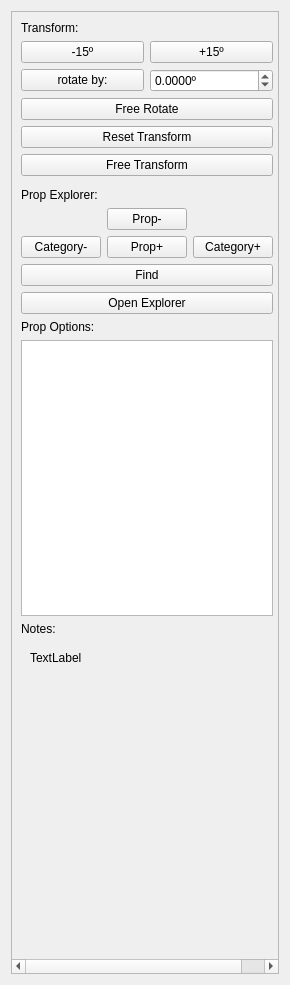
<?xml version="1.0" encoding="UTF-8"?>
<ui version="4.0">
 <class>Props</class>
 <widget class="QWidget" name="Props">
  <property name="geometry">
   <rect>
    <x>0</x>
    <y>0</y>
    <width>290</width>
    <height>985</height>
   </rect>
  </property>
  <property name="windowTitle">
   <string>Props</string>
  </property>
  <layout class="QGridLayout" name="gridLayout_2">
   <item row="0" column="0">
    <widget class="QScrollArea" name="scrollArea">
     <property name="widgetResizable">
      <bool>true</bool>
     </property>
     <widget class="QWidget" name="scrollAreaWidgetContents">
      <property name="geometry">
       <rect>
        <x>0</x>
        <y>0</y>
        <width>281</width>
        <height>948</height>
       </rect>
      </property>
      <layout class="QGridLayout" name="gridLayout_3">
       <item row="17" column="0">
        <widget class="QFrame" name="frame_2">
         <property name="frameShape">
          <enum>QFrame::NoFrame</enum>
         </property>
         <layout class="QVBoxLayout" name="verticalLayout">
          <item>
           <widget class="QLabel" name="Notes">
            <property name="text">
             <string>TextLabel</string>
            </property>
            <property name="wordWrap">
             <bool>true</bool>
            </property>
           </widget>
          </item>
         </layout>
        </widget>
       </item>
       <item row="9" column="0">
        <widget class="QLabel" name="label_3">
         <property name="text">
          <string>Prop Explorer:</string>
         </property>
        </widget>
       </item>
       <item row="1" column="0">
        <layout class="QGridLayout" name="gridLayout_4">
         <item row="1" column="1">
          <widget class="QPushButton" name="rotateby">
           <property name="text">
            <string>rotate by:</string>
           </property>
          </widget>
         </item>
         <item row="1" column="3">
          <widget class="QDoubleSpinBox" name="degreeamount">
           <property name="suffix">
            <string>º</string>
           </property>
           <property name="decimals">
            <number>4</number>
           </property>
           <property name="minimum">
            <double>-360.000000000000000</double>
           </property>
           <property name="maximum">
            <double>360.000000000000000</double>
           </property>
           <property name="singleStep">
            <double>0.500000000000000</double>
           </property>
          </widget>
         </item>
         <item row="0" column="1">
          <widget class="QPushButton" name="sub15">
           <property name="text">
            <string>-15º</string>
           </property>
          </widget>
         </item>
         <item row="0" column="3">
          <widget class="QPushButton" name="add15">
           <property name="text">
            <string>+15º</string>
           </property>
          </widget>
         </item>
        </layout>
       </item>
       <item row="6" column="0">
        <widget class="QPushButton" name="FreeTransform">
         <property name="text">
          <string>Free Transform</string>
         </property>
        </widget>
       </item>
       <item row="2" column="0">
        <widget class="QPushButton" name="FreeRotate">
         <property name="text">
          <string>Free Rotate</string>
         </property>
        </widget>
       </item>
       <item row="18" column="0">
        <spacer name="verticalSpacer">
         <property name="sizeHint" stdset="0">
          <size>
           <width>20</width>
           <height>40</height>
          </size>
         </property>
        </spacer>
       </item>
       <item row="14" column="1">
        <widget class="QFrame" name="frame">
         <property name="frameShape">
          <enum>QFrame::NoFrame</enum>
         </property>
         <layout class="QGridLayout" name="gridLayout"/>
        </widget>
       </item>
       <item row="13" column="0">
        <widget class="QLabel" name="label">
         <property name="text">
          <string>Prop Options:</string>
         </property>
        </widget>
       </item>
       <item row="10" column="0">
        <layout class="QGridLayout" name="gridLayout_5">
         <item row="1" column="0">
          <widget class="QPushButton" name="CatPrev">
           <property name="text">
            <string>Category-</string>
           </property>
          </widget>
         </item>
         <item row="0" column="1">
          <widget class="QPushButton" name="PropPrev">
           <property name="text">
            <string>Prop-</string>
           </property>
          </widget>
         </item>
         <item row="1" column="2">
          <widget class="QPushButton" name="CatNext">
           <property name="text">
            <string>Category+</string>
           </property>
          </widget>
         </item>
         <item row="1" column="1">
          <widget class="QPushButton" name="PropNext">
           <property name="text">
            <string>Prop+</string>
           </property>
          </widget>
         </item>
        </layout>
       </item>
       <item row="8" column="0">
        <widget class="Line" name="line">
         <property name="orientation">
          <enum>Qt::Vertical</enum>
         </property>
        </widget>
       </item>
       <item row="16" column="0">
        <widget class="QLabel" name="label_2">
         <property name="text">
          <string>Notes:</string>
         </property>
        </widget>
       </item>
       <item row="11" column="0">
        <widget class="QPushButton" name="FindPE">
         <property name="text">
          <string>Find</string>
         </property>
        </widget>
       </item>
       <item row="0" column="0">
        <widget class="QLabel" name="label_4">
         <property name="text">
          <string>Transform:</string>
         </property>
        </widget>
       </item>
       <item row="14" column="0">
        <widget class="QTreeWidget" name="PropOptions">
         <attribute name="headerVisible">
          <bool>false</bool>
         </attribute>
         <column>
          <property name="text">
           <string notr="true">1</string>
          </property>
         </column>
        </widget>
       </item>
       <item row="4" column="0">
        <widget class="QPushButton" name="ResetTransform">
         <property name="text">
          <string>Reset Transform</string>
         </property>
        </widget>
       </item>
       <item row="12" column="0">
        <widget class="QPushButton" name="Explorer">
         <property name="text">
          <string>Open Explorer</string>
         </property>
        </widget>
       </item>
      </layout>
     </widget>
    </widget>
   </item>
  </layout>
 </widget>
 <resources/>
 <connections/>
</ui>
